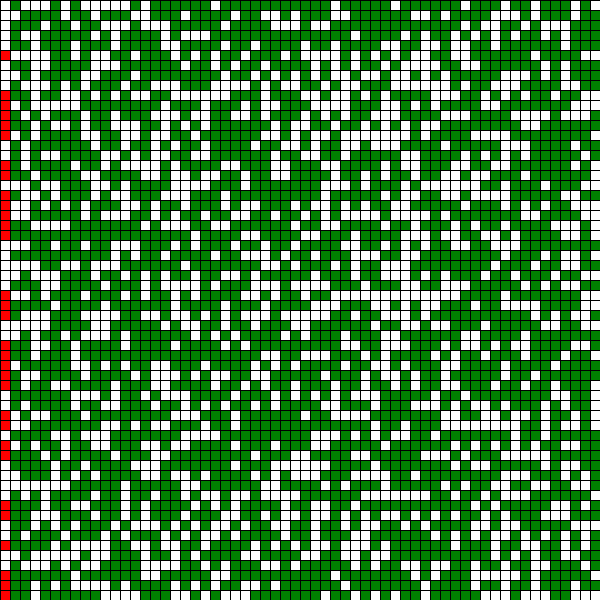
Frame 1 (no input)
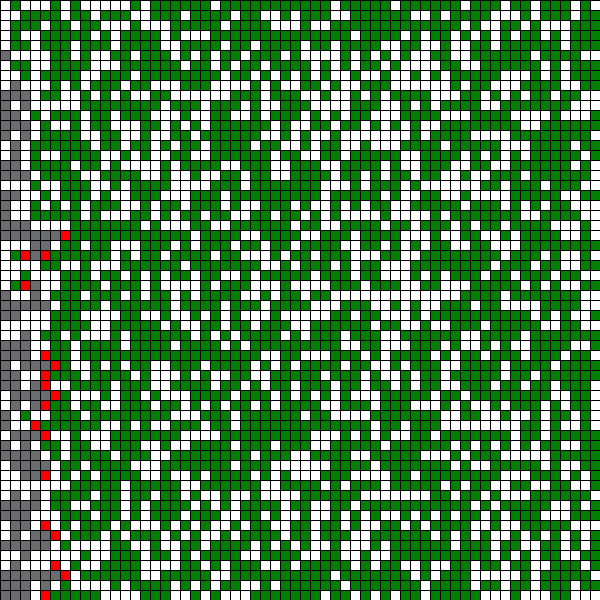
Frame 60 (the mouse pressed at the canvas centre just before this capture)
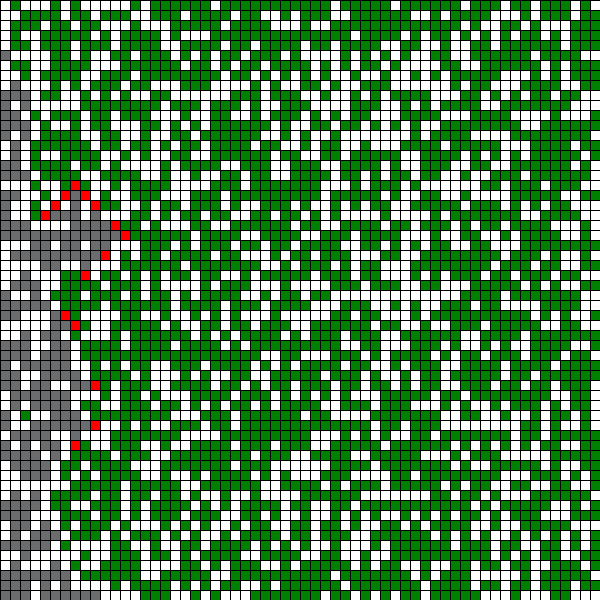
Frame 120 (the mouse held since frame 60 and released just before this capture)

The Processing sketch that drew these frames (run headless with seeded random() and noise(); from frame 60 on, the mouse is pressed at the canvas centre):

// Processing sketch: TreeBurning
// ── TreeBurning.pde
/**IMPORTANT:
   *Please read through the logic of this sketch before you try to modify anything.
   *Please answer ALL questions in the source code BEFORE writing any code.
   */
  BurnTrees treeSim;
  int ROWS;
  int COLS;
  double DENSITY;
  int SQUARESIZE;

  void setup() {
    size(600, 600);
    ROWS = 60;
    COLS = 60;
    /**question 1 *********************************
     *At this point you have initialized width, height,ROWS,COLS. You can change these values
     *to alter the screen size, but you cannot just change one value!
     *What must be true about the ratio of these values in order for this simulation to display squares?
     *ANSWER HERE: The width and height of the screen must be ten times than row and columns respectively. They must 
     be propetional.
     */

    DENSITY = .61;
    treeSim = new BurnTrees(ROWS, COLS, DENSITY);
    /**question 2 *********************************
     *Given that you can change the size() and the number of ROWS and COLS,
     *How do you calculate the SQUARESIZE (size of each square you draw) using an expression?
     *ANSWER : SQUARESIZE is determined by multiply the width divided by number of columns and the height divided
     by number of rows.
     replace squareSize = 8; with the correct square size.
     * DO NOT just write a number, it must work when you change the size() command or the ROWS and COLS
     */
    SQUARESIZE = (width/COLS);//side length

  }

  /*DO NOT UPDATE THIS METHOD*/
  void draw() {
    background(0);
    //frameCount tells you how many times the draw method was called.
    if (frameCount % 10 == 0) {
      treeSim.tick();
      //println("Testing code:"+ frameCount);
    }
    /**question 3 *********************************
     *Here we only call tick() when the frameCount % 10 == 0.
     *Why do we do this?
     *hint:  If you cannot figure this out analytically, experiment to test
     *       the difference by changing the code. A print statement is commented out to facilitate testing.
     *ANSWER HERE:
     
     */

    String[]lines = treeSim.toString().split("\n");

    //Convert the 2D array into a grid of RED/GREEN/WHITE/GREY Squares.
    stringToSquares(lines);

    //Output the resulting time and dimensions of the simulation
    if (treeSim.done()) {
      fill(0);
      textSize(20);
      text("Simulation of "+COLS+"by"+ROWS+" board lasted "+treeSim.getTicks()+" ticks", 20, 20);
    }
  }

  /**
   *Clicking the mouse will reset the simulation by re-constructing the treeSim variable.
   */
  void mouseClicked() {
    /**question 4 *********************************
     *We can easily reset the simulation by clicking the mouse.
     *Please use the same values that it was initialized with in the setup.
     * ANSWER: UPDATE THE NEXT LINE
     */
    treeSim = new BurnTrees(ROWS, COLS, DENSITY);
  }


  /** question 5 *********************************
   *Write the method that will take an array of the different lines of the board string,
   *and draw ROWSxCOLS colored squares on the screen
   *@param lines: an array of the lines of the toString method that has ROWS strings, each having a length of COLS
   *              e.g. [ "@ @@","@@@ "," @ @"] for a ROWS=3, COLS=4 board.
   *ANSWER: Complete this method.
   */
  void stringToSquares(String[]lines) {
    /**Complete this method.
     *1. Break up your screen by drawing ROWSxCOLS squares of the same color.
     *2. Decide how to fill them in using the String[] parameter
     *   Colors: Fire = RED, Tree = GREEN, SPACE = WHITE, ASH = GREY
     */
     for (int i = 0; i < ROWS;i++) {
       for (int j = 0; j < COLS;j++) {
         if (lines[i].charAt(j) == ' ') {
           fill(255,255,255);
         } else if (lines[i].charAt(j) == '@') {
           fill(0,128,0);
         } else if (lines[i].charAt(j) == '.') {
           fill(106,108,109);
         } else {
           fill(255,0,0);
         }
         square(j*SQUARESIZE, i*SQUARESIZE, SQUARESIZE);
       }
     }

  }


  /***THIS IS YOUR PRIOR LAB (only a subset of methods)***/

  import java.util.*;
  public class BurnTrees {
    private int[][]map;
    private int ticks;
    private static final int TREE = 2;
    private static final int FIRE = 1;
    private static final int ASH = 3;
    private static final int SPACE = 0;
    private ArrayDeque<Integer>frontier;


    /**Determine if the simulation is still burning
     *@return false if any fires are still burning, true otherwise
     */
    public boolean done() {
      return frontier.size() == 0;
    }


    public void spread(int row, int col) {
      map[row][col]=ASH;

      if (row > 0) {
        if (map[row-1][col]==TREE) {
          map[row-1][col]=FIRE;
          frontier.add(row-1);
          frontier.add(col);
        }
      }
      if (row < map.length-1) {
        if (map[row+1][col]==TREE) {
          map[row+1][col]=FIRE;
          frontier.add(row+1);
          frontier.add(col);
        }
      }
      if (col > 0) {
        if (map[row][col-1]==TREE) {
          map[row][col-1]=FIRE;
          frontier.add(row);
          frontier.add(col-1);
        }
      }
      if (col < map[0].length-1) {
        if (map[row][col+1]==TREE) {
          map[row][col+1]=FIRE;
          frontier.add(row);
          frontier.add(col+1);
        }
      }
    }

    /**This is the core of the simulation. All of the logic for advancing to the next round goes here.
     *All existing fires spread new fires, and turn to ash
     *new fires should remain fire, and not spread.
     */
    public void tick() {
      if (!done()) { //THIS IS THE ONLY MODIFICATION TO THE LAB
        ticks++;
        int fires = frontier.size();
        while (fires > 0) {
          int r = frontier.remove();
          int c = frontier.remove();
          spread(r, c);
          fires-=2;
        }
      }
    }

    /**Initialize the simulation.
     *If you add more instance variables you can add more here,
     *otherwise it is complete
     */
    public BurnTrees(int rows, int cols, double density) {
      frontier = new ArrayDeque<Integer>();
      map = new int[rows][cols];
      for (int r=0; r<map.length; r++ ) {
        for (int c=0; c < map[r].length; c++ ) {
          if (Math.random() < density) {
            map[r][c]=TREE;
          }
        }
      }
      start();//set the left column on fire.
    }

    public void start() {
      for (int i = 0; i < map.length; i++) {
        if (map[i][0]==TREE) {
          map[i][0]=FIRE;
          frontier.add(i);
          frontier.add(0);
        }
      }
    }

    public int getTicks() {
      return ticks;
    }

    public String toString() {
      StringBuilder builder = new StringBuilder();
      for (int i = 0; i < map.length; i++) {
        for (int c = 0; c < map[i].length; c++) {
          if (map[i][c]==SPACE)
            builder.append(" ");
          else if (map[i][c]==TREE)
            builder.append("@");
          else if (map[i][c]==FIRE)
            builder.append("w");
          else if (map[i][c]==ASH)
            builder.append(".");
        }
        builder.append("\n");
      }
      return builder.toString();
    }
  }
